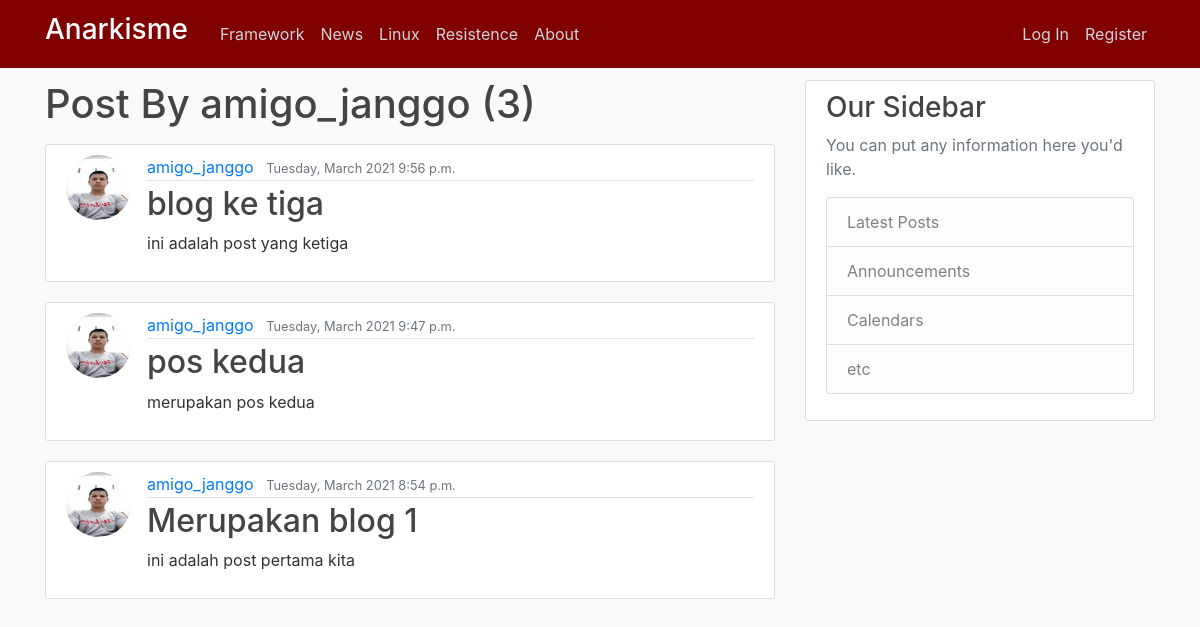
Page /user/amigo_janggo on the earlier database version.
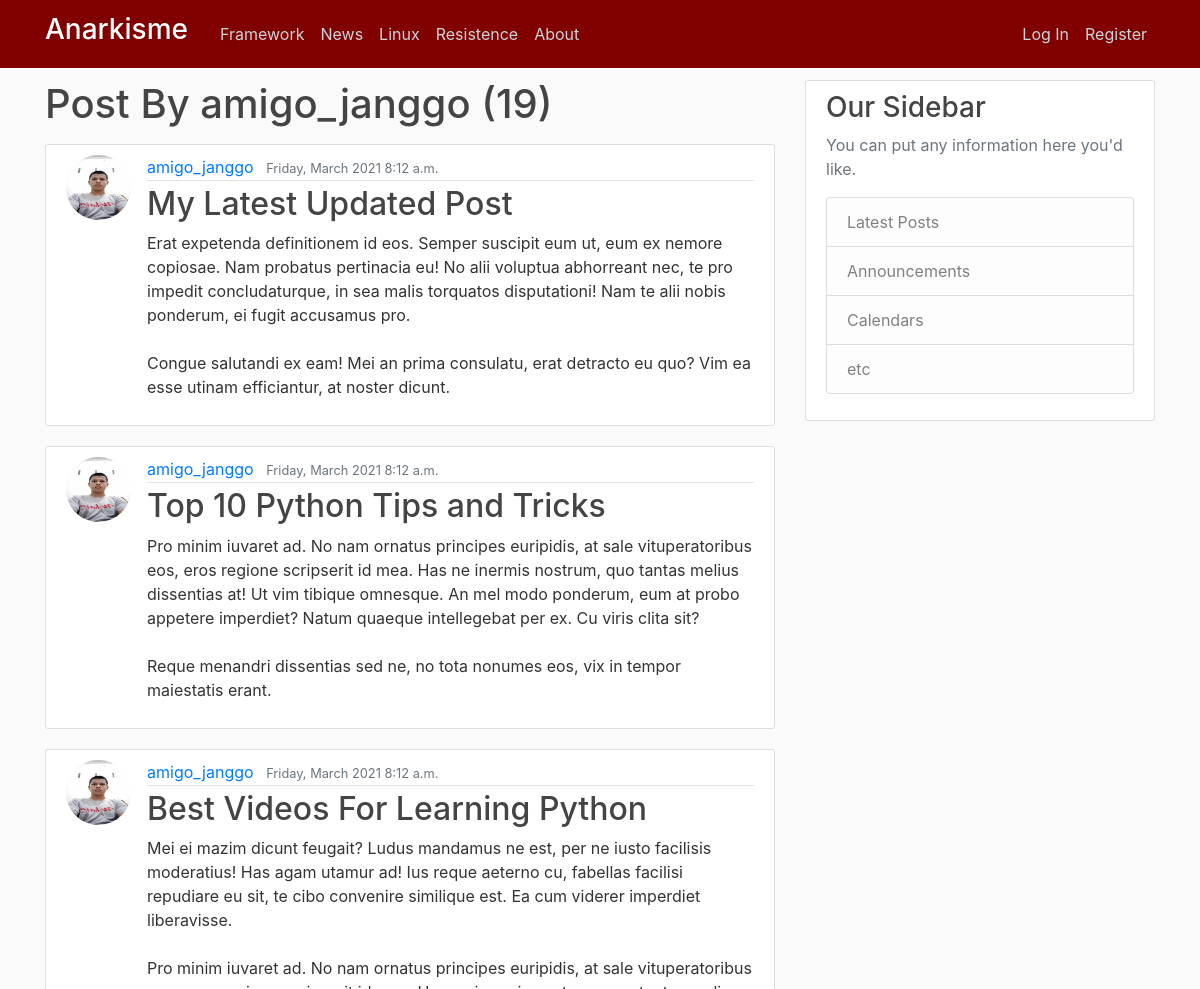
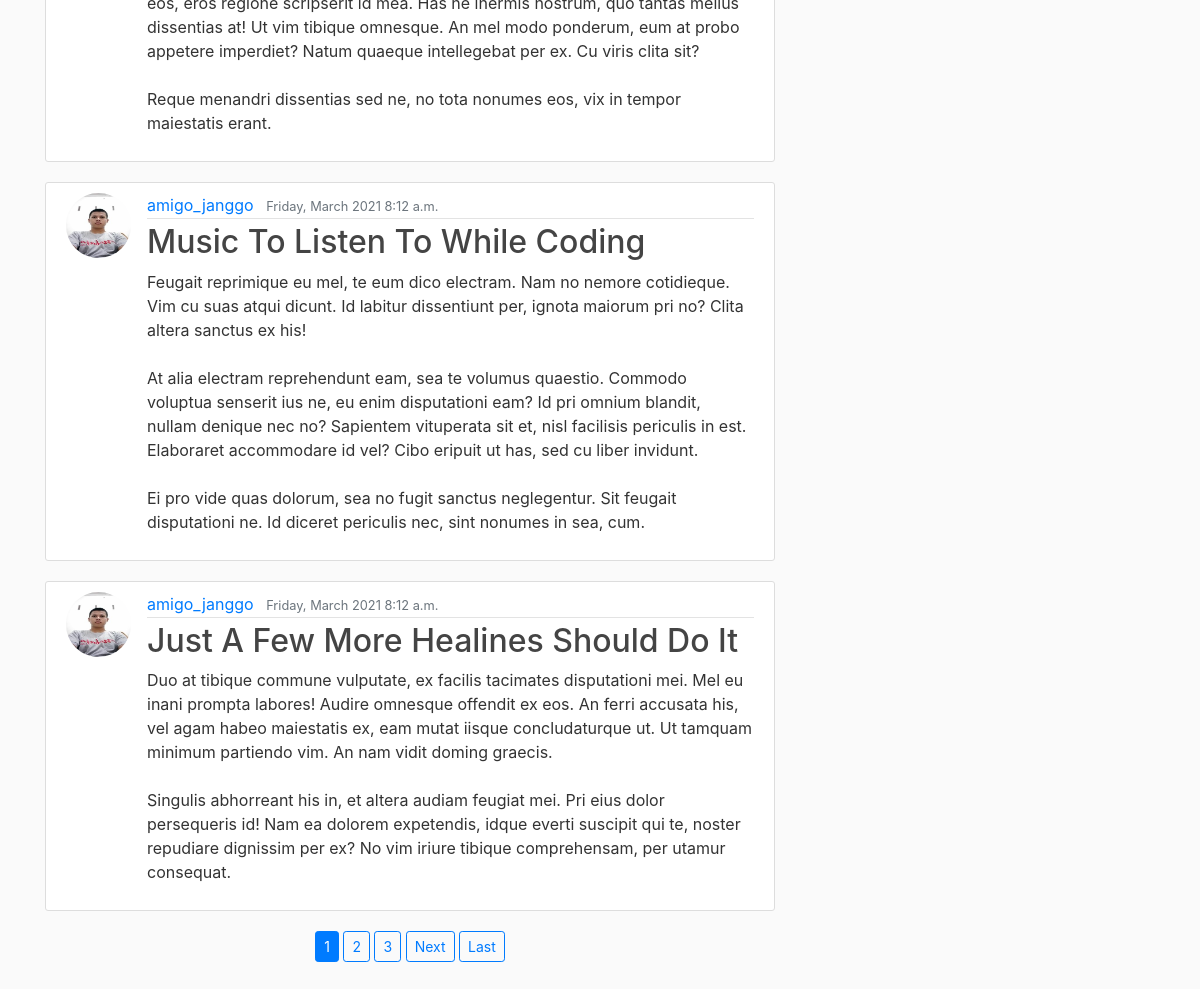
Same page on the later database version (2 pictures, top to bottom).
### blog/models.py (models this page shows, shortened)
class Post(models.Model):
	title = models.CharField(max_length=100)
	content = models.TextField()
	tanggal = models.DateTimeField(auto_now_add=timezone.now)
	author = models.ForeignKey(User, on_delete=models.CASCADE)

### users/models.py (models this page shows, shortened)
class Profile(models.Model):
	user = models.OneToOneField(User, on_delete=models.CASCADE)
	image = models.ImageField(default='default.jpg',upload_to='profile_pics')

### blog/views.py (the view)
# urls.py: path('user/<str:username>',UserPostListView.as_view(), name='user-post'),
class UserPostListView(ListView):
	model = Post
	template_name = 'blog/user_post.html'
	context_object_name = 'kirim'
	paginate_by = 5
	def get_queryset(self):
		user = get_object_or_404(User, username=self.kwargs.get('username'))
		return Post.objects.filter(author=user).order_by('-tanggal')

### blog/templates/blog/user_post.html (shortened to what this page needs)
{% extends "blog/base.html" %}
{% block content %}
    <h1 class="mb-3">Post By {{ view.kwargs.username }} ({{ page_obj.paginator.count }})</h1>
    {% for tampil in kirim %}
        <article class="media content-section">
          <img class="rounded-circle article-img" src="{{ tampil.author.profile.image.url }}" alt="">
          <div class="media-body">
            <div class="article-metadata">
              <a class="mr-2" href="{% url 'user-post' tampil.author.username %}">{{tampil.author}}</a>
              <small class="text-muted">{{tampil.tanggal|date:'l, F Y g:i a'}}</small>
            </div>
            <h2><a class="article-title" href="{% url 'post-detail' tampil.id %}">{{tampil.title}}</a></h2>
            <p class="article-content">{{tampil.content}}</p>
          </div>
        </article>
    {% endfor %}
    <div class="row">
      <div class="col-md text-center mb-3">
        {% if is_paginated %}
          {% for num in page_obj.paginator.page_range %}
            {% if page_obj.number == num %}
              <a class="btn btn-primary btn-sm mb-3" href="?page={{ num }}">{{ num }}</a>
            {% elif num > page_obj.number|add:'-3' and num < page_obj.number|add:'3' %}
              <a class="btn btn-outline-primary btn-sm mb-3" href="?page={{ num }}">{{ num }}</a>
            {% endif %}
          {% endfor %}
          {% if page_obj.has_next %}
            <a class="btn btn-outline-primary btn-sm mb-3" href="?page={{ page_obj.next_page_number }}">Next</a>
            <a class="btn btn-outline-primary btn-sm mb-3" href="?page={{ page_obj.paginator.num_pages }}">Last</a>
          {% endif %}
        {% endif %}
      </div>
    </div>
{% endblock content %}

Differences in the rows shown:
no longer on this page (row edited): Post: author.profile.image (picture), author "amigo_janggo", tanggal "Tuesday, March 2021 9:56 p.m.", title "blog ke tiga", content "ini adalah post yang ketiga"
no longer on this page (row unchanged): Post: author.profile.image (picture), author "amigo_janggo", tanggal "Tuesday, March 2021 9:47 p.m.", title "pos kedua", content "merupakan pos kedua"
no longer on this page (row unchanged): Post: author.profile.image (picture), author "amigo_janggo", tanggal "Tuesday, March 2021 8:54 p.m.", title "Merupakan blog 1", content "ini adalah post pertama kita"
added Post: author.profile.image (picture), author "amigo_janggo", tanggal "Friday, March 2021 8:12 a.m.", title "My Latest Updated Post", content "Erat expetenda definitionem id eos. Semper suscipit eum ut, eum ex nemore copiosae. Nam probatus pertinacia eu! No alii voluptua abhorreant nec, te pro impedit concludaturque, in sea malis torquatos disputationi! Nam te alii nobis ponderum, ei fugit accusamus pro. Congue salutandi ex eam! Mei an prima consulatu, erat detracto eu quo? Vim ea esse utinam efficiantur, at noster dicunt."
added Post: author.profile.image (picture), author "amigo_janggo", tanggal "Friday, March 2021 8:12 a.m.", title "Top 10 Python Tips and Tricks", content "Pro minim iuvaret ad. No nam ornatus principes euripidis, at sale vituperatoribus eos, eros regione scripserit id mea. Has ne inermis nostrum, quo tantas melius dissentias at! Ut vim tibique omnesque. An mel modo ponderum, eum at probo appetere imperdiet? Natum quaeque intellegebat per ex. Cu viris clita sit? Reque menandri dissentias sed ne, no tota nonumes eos, vix in tempor maiestatis erant."
added Post: author.profile.image (picture), author "amigo_janggo", tanggal "Friday, March 2021 8:12 a.m.", title "Best Videos For Learning Python", content "Mei ei mazim dicunt feugait? Ludus mandamus ne est, per ne iusto facilisis moderatius! Has agam utamur ad! Ius reque aeterno cu, fabellas facilisi repudiare eu sit, te cibo convenire similique est. Ea cum viderer imperdiet liberavisse. Pro minim iuvaret ad. No nam ornatus principes euripidis, at sale vituperatoribus eos, eros regione scripserit id mea. Has ne inermis nostrum, quo tantas melius dissentias at! Ut vim tibique omnesque. An mel modo ponderum, eum at probo appetere imperdiet? Natum quaeque intellegebat per ex. Cu viris clita sit? Reque menandri dissentias sed ne, no tota nonumes eos, vix in tempor maiestatis erant."
added Post: author.profile.image (picture), author "amigo_janggo", tanggal "Friday, March 2021 8:12 a.m.", title "Music To Listen To While Coding", content "Feugait reprimique eu mel, te eum dico electram. Nam no nemore cotidieque. Vim cu suas atqui dicunt. Id labitur dissentiunt per, ignota maiorum pri no? Clita altera sanctus ex his! At alia electram reprehendunt eam, sea te volumus quaestio. Commodo voluptua senserit ius ne, eu enim disputationi eam? Id pri omnium blandit, nullam denique nec no? Sapientem vituperata sit et, nisl facilisis periculis in est. Elaboraret accommodare id vel? Cibo eripuit ut has, sed cu liber invidunt. Ei pro vide quas dolorum, sea no fugit sanctus neglegentur. Sit feugait disputationi ne. Id diceret periculis nec, sint nonumes in sea, cum."
added Post: author.profile.image (picture), author "amigo_janggo", tanggal "Friday, March 2021 8:12 a.m.", title "Just A Few More Healines Should Do It", content "Duo at tibique commune vulputate, ex facilis tacimates disputationi mei. Mel eu inani prompta labores! Audire omnesque offendit ex eos. An ferri accusata his, vel agam habeo maiestatis ex, eam mutat iisque concludaturque ut. Ut tamquam minimum partiendo vim. An nam vidit doming graecis. Singulis abhorreant his in, et altera audiam feugiat mei. Pri eius dolor persequeris id! Nam ea dolorem expetendis, idque everti suscipit qui te, noster repudiare dignissim per ex? No vim iriure tibique comprehensam, per utamur consequat."
Other differences:
{{ page_obj.paginator.count }}: "3" → "19"
new list line: "1"
new list line: "2"
new list line: "3"
text now shown: "Next Last"
